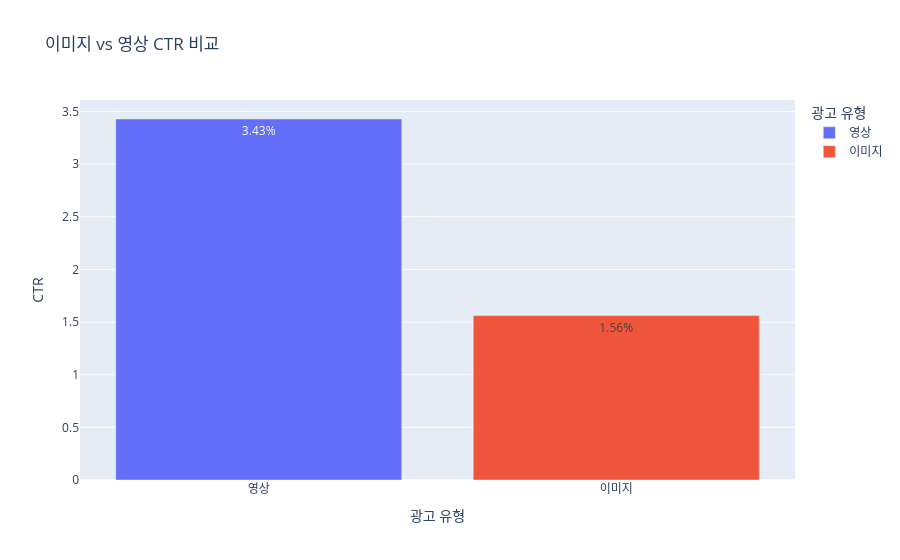

This figure's notebook cell:
### Code cell
fig = px.bar(
    ads_type,
    x="광고 유형",
    y="CTR",
    color="광고 유형",
    text_auto=".2f",
    title="이미지 vs 영상 CTR 비교"
)

fig.update_traces(texttemplate="%{y:.2f}%")

fig.show()

### Figure 1 — Plotly figure (JSON) as saved in the notebook; plotly's stock layout.template omitted (floating-point values rounded to 4 significant figures)
{"data": [{"alignmentgroup": "True", "hovertemplate": "광고 유형=%{x}<br>CTR=%{y}<extra></extra>", "legendgroup": "영상", "marker": {"color": "#636efa", "pattern": {"shape": ""}}, "name": "영상", "offsetgroup": "영상", "orientation": "v", "showlegend": true, "textposition": "auto", "texttemplate": "%{y:.2f}%", "type": "bar", "x": ["영상"], "xaxis": "x", "y": [3.429], "yaxis": "y"}, {"alignmentgroup": "True", "hovertemplate": "광고 유형=%{x}<br>CTR=%{y}<extra></extra>", "legendgroup": "이미지", "marker": {"color": "#EF553B", "pattern": {"shape": ""}}, "name": "이미지", "offsetgroup": "이미지", "orientation": "v", "showlegend": true, "textposition": "auto", "texttemplate": "%{y:.2f}%", "type": "bar", "x": ["이미지"], "xaxis": "x", "y": [1.561], "yaxis": "y"}], "layout": {"barmode": "relative", "legend": {"title": {"text": "광고 유형"}, "tracegroupgap": 0}, "title": {"text": "이미지 vs 영상 CTR 비교"}, "xaxis": {"anchor": "y", "categoryarray": ["영상", "이미지"], "categoryorder": "array", "domain": [0, 1], "title": {"text": "광고 유형"}}, "yaxis": {"anchor": "x", "domain": [0, 1], "title": {"text": "CTR"}}}}
